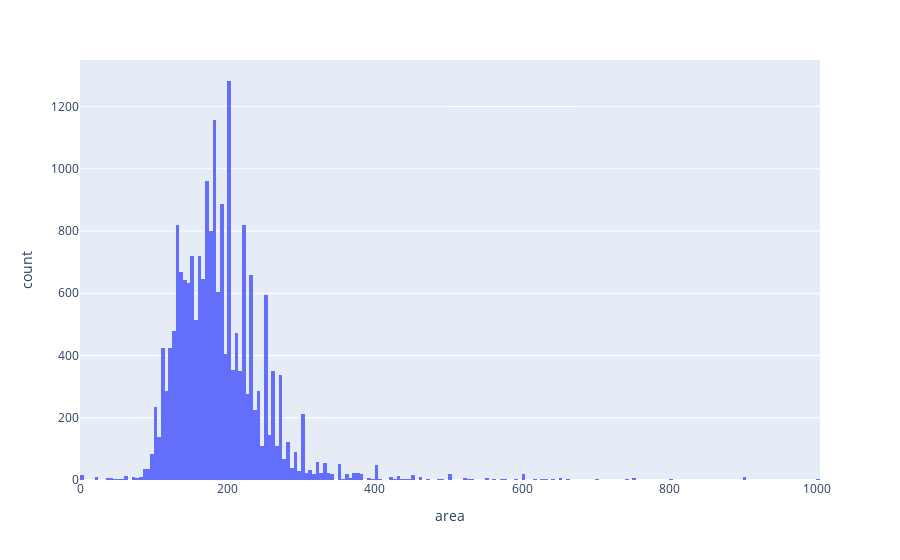

Notebook source saved alongside this figure:
### Code cell
distrubition = px.histogram(df, x="area")
distrubition

### Figure 1 — Plotly figure (JSON) as saved in the notebook; plotly's stock layout.template omitted (floating-point values rounded to 4 significant figures; data arrays with more than 128 entries replaced by an {"elided": "..."} marker saying what was removed)
{"data": [{"alignmentgroup": "True", "bingroup": "x", "hovertemplate": "area=%{x}<br>count=%{y}<extra></extra>", "legendgroup": "", "marker": {"color": "#636efa", "pattern": {"shape": ""}}, "name": "", "offsetgroup": "", "orientation": "v", "showlegend": false, "type": "histogram", "x": {"elided": "19971 int values"}, "xaxis": "x", "yaxis": "y"}], "layout": {"barmode": "relative", "legend": {"tracegroupgap": 0}, "margin": {"t": 60}, "xaxis": {"anchor": "y", "domain": [0, 1], "title": {"text": "area"}}, "yaxis": {"anchor": "x", "domain": [0, 1], "title": {"text": "count"}}}}
